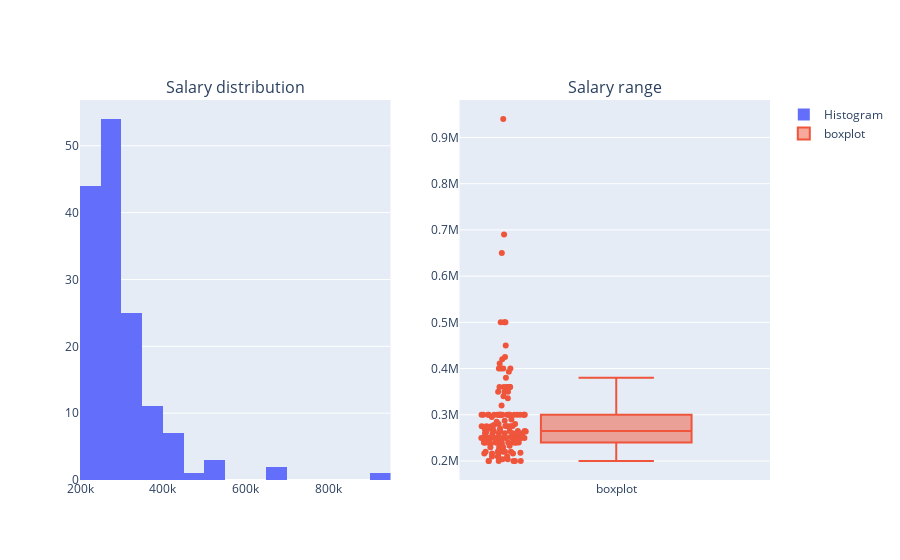

The notebook cell this image was saved under:
### Code cell
fig = make_subplots(rows=1, 
                    cols=2,
                    subplot_titles=['Salary distribution', 'Salary range'])

fig.add_trace(go.Histogram(x=data['salary'], 
                           name='Histogram'),
              row=1,
              col=1)

fig.add_trace(go.Box(y=data['salary'],
                     boxpoints='all',
                     name='boxplot'),
              row=1,
              col=2)

# # Add shapes
# fig.add_shape(
#         # Line Vertical
#         dict(
#             type="line",
#             x0=data.salary.mean(),
#             x1=data.salary.mean(),
#             y0=0,
#             y1=100,
#             line=dict(
#                 color="RoyalBlue",
#                 width=3
#             )
# ))

### Figure 1 — Plotly figure (JSON) as saved in the notebook; plotly's stock layout.template omitted (floating-point values rounded to 4 significant figures; data arrays with more than 128 entries replaced by an {"elided": "..."} marker saying what was removed)
{"data": [{"name": "Histogram", "type": "histogram", "x": {"elided": "215 int values"}, "xaxis": "x", "yaxis": "y"}, {"boxpoints": "all", "name": "boxplot", "type": "box", "xaxis": "x2", "y": {"elided": "215 int values"}, "yaxis": "y2"}], "layout": {"annotations": [{"font": {"size": 16}, "showarrow": false, "text": "Salary distribution", "x": 0.225, "xanchor": "center", "xref": "paper", "y": 1, "yanchor": "bottom", "yref": "paper"}, {"font": {"size": 16}, "showarrow": false, "text": "Salary range", "x": 0.775, "xanchor": "center", "xref": "paper", "y": 1, "yanchor": "bottom", "yref": "paper"}], "xaxis": {"anchor": "y", "domain": [0, 0.45]}, "xaxis2": {"anchor": "y2", "domain": [0.55, 1]}, "yaxis": {"anchor": "x", "domain": [0, 1]}, "yaxis2": {"anchor": "x2", "domain": [0, 1]}}}
